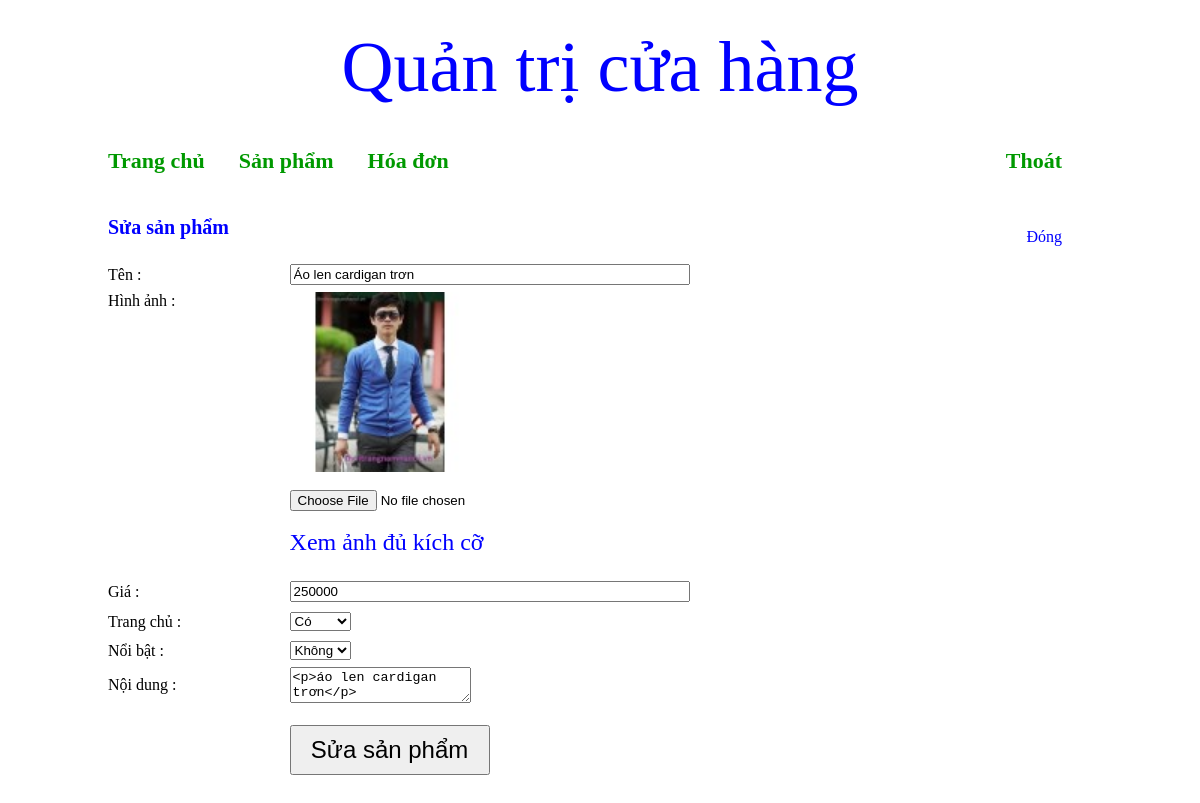
The page /quan_tri/index.php?thamso=sua_san_pham&id_menu=toan_bo_san_pham&id=60&trang=1 (signed in) on the database its author committed.
### tables this page shows
CREATE TABLE `san_pham` (
  `id` int(11) NOT NULL,
  `ten` varchar(256) NOT NULL,
  `gia` int(255) NOT NULL,
  `hinh_anh` varchar(256) NOT NULL,
  `noi_dung` mediumtext NOT NULL,
  `thuoc_menu` int(255) NOT NULL,
  `noi_bat` varchar(256) NOT NULL,
  `trang_chu` varchar(256) NOT NULL,
  `sap_xep_trang_chu` int(255) NOT NULL
);

### quan_tri/chuc_nang/san_pham/sua_san_pham.php (the view, shortened to what this page needs)
<?php
	$id=$_GET['id'];
	$tv="select * from san_pham where id='$id' ";
	$tv_1=mysql_query($tv);
	$tv_2=mysql_fetch_array($tv_1);
	$ten=$tv_2['ten'];
	$gia=$tv_2['gia'];
	$trang_chu=$tv_2['trang_chu'];
	$noi_dung=$tv_2['noi_dung'];
	$link_hinh="../hinh_anh/san_pham/".$tv_2['hinh_anh'];
	$link_dong="?thamso=quan_ly_san_pham&id_menu=".$_GET['id_menu']."&trang=".$_GET['trang'];
?>
<form action="" method="post" enctype="multipart/form-data" >
	<table width="990px" >
		<tr>
			<td width="180px" ><b style="color:blue;font-size:20px" >Sửa sản phẩm</b><br><br> </td>
			<td width="810px" align="right" >
				<a href="<?php echo $link_dong; ?>" class="lk_a1" style="margin-right:30px" >Đóng</a>
			</td>
		</tr>
		<tr>
			<td >Tên : </td>
			<td >
				<input style="width:400px;margin-top:3px;margin-bottom:3px;" name="ten" value="<?php echo $ten; ?>" >
			</td>
		</tr>
		<tr>
			<td valign="top" >Hình ảnh : </td>
			<td >
				<img src='<?php echo $link_hinh; ?>' style='width:180px' >
				<br><br>
				<input type="file" name="hinh_anh" >
				<br><br>
				<a href="<?php echo $link_hinh; ?>" class="lk_a1" style="font-size:24px" target="_blank" >Xem ảnh đủ kích cỡ</a>
				<br><br>
			</td>
		</tr>
		<tr>
			<td >Giá : </td>
			<td >
				<input style="width:400px;margin-top:3px;margin-bottom:3px;" name="gia" value="<?php echo $gia; ?>" >
			</td>
		</tr>
		<tr>
			<td>Trang chủ : </td>
			<td>
				<?php
					$a_2="";
					if($trang_chu=="co")
					{
						$a_2="selected";
					}
				?>
				<select name="trang_chu" style="margin-top:3px;margin-bottom:3px;" >
					<option value="co" <?php echo $a_2; ?> >Có</option>
				</select>
			</td>
		</tr>
		<tr>
			<td>Nổi bật : </td>
			<td>
				<?php
					$a_1="";
				?>
				<select name="noi_bat" style="margin-top:3px;margin-bottom:3px;" >
					<option value="" <?php echo $a_1; ?> >Không</option>
				</select>
			</td>
		</tr>
		<tr>
			<td>Nội dung : </td>
			<td>
				  <textarea id="noi_dung" name="noi_dung" ><?php echo $noi_dung; ?></textarea>
			</td>
		</tr>
		<tr>
			<td>&nbsp;</td>
			<td>
				<br>
				<input type="submit" name="bieu_mau_sua_san_pham" value="Sửa sản phẩm" style="width:200px;height:50px;font-size:24px" >
			</td>
		</tr>
	</table>
</form>

### quan_tri/giao_dien/giao_dien.css (style rules this page uses)
a.lk_a1 { text-decoration:none;color:blue; }

### rows shown on the page
san_pham: ten "Áo len cardigan trơn", hinh_anh (picture), gia "250000", noi_dung "<p>áo len cardigan trơn</p>"
